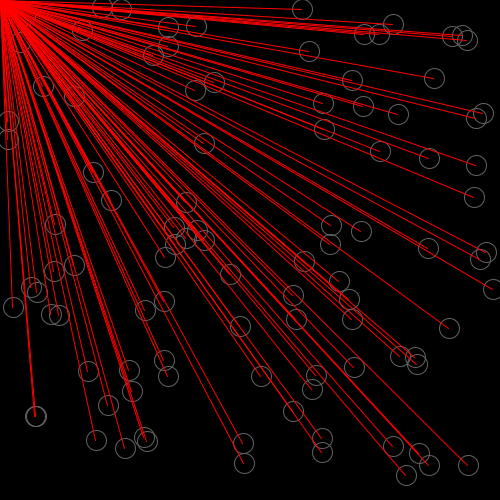
Frame 1 (no input)
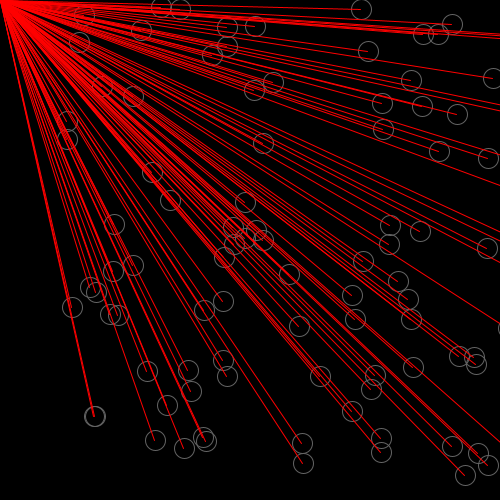
Frame 60 (the mouse pressed at the canvas centre just before this capture)
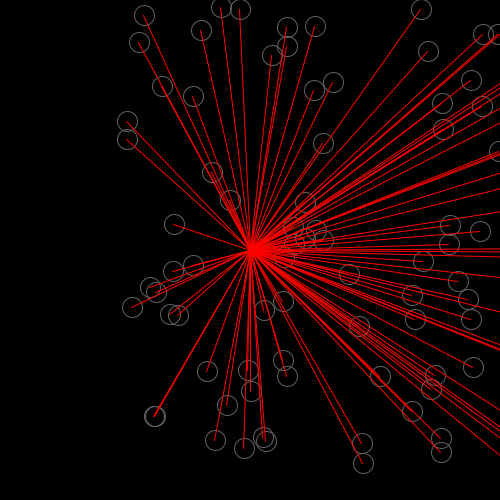
Frame 120 (the mouse held since frame 60 and released just before this capture)

The Processing sketch that drew these frames (run headless with seeded random() and noise(); from frame 60 on, the mouse is pressed at the canvas centre):

// Processing sketch: array_for_loop
// ── array_for_loop.pde
//from demo on arrays
//drawing with arrays using for loops


int[] pointX= new int[100];
int[] pointY= new int[100];

float move=1.25;

void setup() {
  size (500, 500);

  //initializing the array with for loop and random numbers
  for (int i=0; i<100; i++) {
    pointX[i]= int(random(width));
    pointY[i]= int (random(height));
  }
}

void draw() {
  background(0);

  //draw ellipses
  stroke(100);
  noFill();
  for (int i=0; i<pointX.length; i++) {
    ellipse(pointX[i]+move, pointY[i], 20, 20);
  }

  //draw lines
  stroke(255, 0, 0);
  for (int i=0; i<100; i++) {
    line (pointX[i], pointY[i], mouseX, mouseY);

    //if off screen, move the other direction
    if (pointX[i] + move>width*2 || pointX[i] + move< -width) {
      move=-move;
    } else {
      pointX[i]+=move;
    }
  }
}
